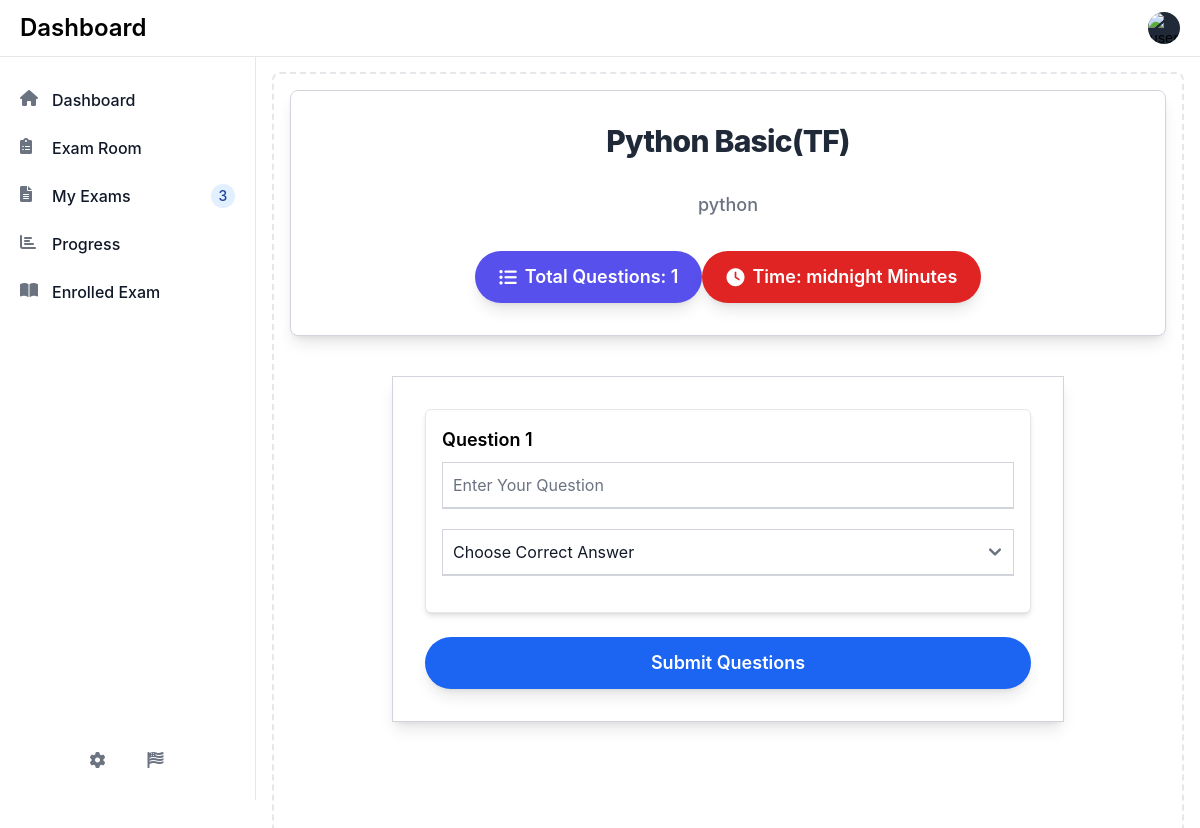
Screenshot of /create-questions/1/ (signed in) with the database file from the repository.
### myapp/models.py (models this page shows, shortened)
class Exam(models.Model):
    EXAM_TYPE_CHOICES = [
        ('MCQ', 'Multiple Choice Questions'),
        ('TF', 'True/False'),
        ('SA', 'Short Answer'),
        ('MX', 'Mix'),
    ]
    TIME_SETTING_CHOICES = [
        ('exam', 'Full Exam Time'),
        ('question', 'Single Question Time'),
    ]
    VISIBILITY_CHOICES = [
        ('public', 'Public'),
        ('private', 'Private'),
    ]
    user = models.ForeignKey(CustomUser, on_delete=models.CASCADE)
    exam_name = models.CharField(max_length=100)
    exam_subject = models.CharField(max_length=100)
    exam_type = models.CharField(max_length=80, choices=EXAM_TYPE_CHOICES)
    number_of_questions = models.PositiveBigIntegerField()
    time_setting = models.CharField(max_length=50, choices=TIME_SETTING_CHOICES)
    exam_time = models.TimeField()
    visibility = models.CharField(max_length=50,choices=VISIBILITY_CHOICES,default="private")
    question_created = models.BooleanField(default=False)
    created_at = models.DateTimeField(auto_now_add=True)
    updated_at = models.DateTimeField(auto_now=True)

### myapp/views.py (the view)
# urls.py: path('create-questions/<int:id>/', create_questions, name='create-questions'),
def create_questions(request,id):
    exam = Exam.objects.get(id=id)
    if request.method == 'POST':
        print("Request POST Data:", request.POST)
        exam_type = exam.exam_type  # Ensure your form has this input
        print(f"Exam type {exam_type}")
        if exam_type == 'MX':
            mcq_count = int(request.POST.get('mcq_count', 0))  # Count of MCQs
            tf_count = int(request.POST.get('tf_count', 0))    # Count of True/False questions
            mcq_questions = []
            tf_questions = []
            for i in range(1, mcq_count + 1):
                question = request.POST.get(f'question_{i}','').strip()
                option_a = request.POST.get(f'option_a_{i}','').strip()
                option_b = request.POST.get(f'option_b_{i}','').strip()
                option_c = request.POST.get(f'option_c_{i}','').strip()
                option_d = request.POST.get(f'option_d_{i}','').strip()
                correct_answer = request.POST.get(f'correct_answer_{i}','').strip()
                if question:  # Ensure there's a question
                    mcq_questions.append({
                        'question': question,
                        'options': {
                            'A': option_a,
                            'B': option_b,
                            'C': option_c,
                            'D': option_d
                        },
                        'correct_answer': correct_answer
                    })
                    MCQQuestion.objects.create(
                        exam=exam,
                        question=question,
                        option_a=option_a,
                        option_b=option_b,
                        option_c=option_c,
                        option_d=option_d,
                        correct_answer=correct_answer,
                    )
            for i in range(1, tf_count + 1):
                question = request.POST.get(f'tf-question_{i}','').strip()  # Adjust as necessary
                correct_answer = request.POST.get(f'tf-correct-answer_{i}','').strip()
                if question:  # Check to ensure we have a question
                    tf_questions.append({
                        'question': question,
                        'correct_answer': correct_answer
                    })
                    TrueFalseQuestion.objects.create(
                        exam=exam,
                        question=question,
                        correct_answer=(correct_answer == 'True')  # Convert to boolean
                    )
            print("MCQ Questions:", mcq_questions)
            print("True/False Questions:", tf_questions)
            return redirect('create-questions', id=exam.id)
        elif exam_type == 'MCQ':
            mcq_count = exam.number_of_questions # Count of MCQs
            for i in range(1, mcq_count + 1):
                question = request.POST.get(f'question_{i}','').strip()
                option_a = request.POST.get(f'option_a_{i}','').strip()
                option_b = request.POST.get(f'option_b_{i}','').strip()
                option_c = request.POST.get(f'option_c_{i}','').strip()
                option_d = request.POST.get(f'option_d_{i}','').strip()
                correct_answer = request.POST.get(f'correct_answer_{i}','').strip()
                if question:  # Ensure there's a question
                    MCQQuestion.objects.create(
                        exam=exam,
                        question=question,
                        option_a=option_a,
                        option_b=option_b,
                        option_c=option_c,
                        option_d=option_d,
                        correct_answer=correct_answer,
                    )
            return redirect('create-questions', id=exam.id)
        elif exam_type == 'TF':
            tf_count = exam.number_of_questions  # Count of True/False questions
            for i in range(1, tf_count + 1):
                question = request.POST.get(f'tf-question_{i}', '').strip()  # Get the full question text
                correct_answer = request.POST.get(f'tf-correct-answer_{i}', '').strip()
                if question:  # Check to ensure we have a question
                    TrueFalseQuestion.objects.create(
                        exam=exam,
                        question=question.strip(),  # Ensure leading/trailing whitespace is removed
                        correct_answer=(correct_answer == 'True')  # Convert to boolean
                    )
            return redirect('create-questions', id=exam.id)
        elif exam_type == 'SA':
            sa_count = exam.number_of_questions  # Count of Short Answer questions
            for i in range(1, sa_count + 1):
                question = request.POST.get(f'sa-question_{i}', '').strip()
                correct_answer = request.POST.get(f'sa-correct-answer_{i}', '').strip()
                if question:  # Ensure there's a question
                    ShortAnswerQuestion.objects.create(
                        exam=exam,
                        question=question,
                        correct_answer=correct_answer,
                    )
            return redirect('create-questions', id=exam.id)
    else:
        number_of_questions = exam.number_of_questions
        context = {
           'exam':exam,
           'number_of_questions': number_of_questions,
        }
        return render(request, 'create_questions.html', context)

### myapp/templatetags/custom_tags.py (called while the page is built)
@register.filter
def range_filter(value):
    return range(value)

### myapp/templates/create_questions.html (shortened to what this page needs)
{% extends "header.html" %}
{% block main %}
<div class="max-w-3xl mx-auto p-8 mb-10 bg-white border border-gray-300 rounded-lg shadow-lg dark:border-gray-700 dark:bg-gray-900">
    <div class="flex flex-col items-center text-center space-y-8">
        <h3 class="text-3xl sm:text-4xl font-extrabold text-gray-800 dark:text-white tracking-tight">
            {{exam.exam_name}}({{exam.exam_type}})
        </h3>
        <p class="text-md sm:text-lg font-medium text-gray-500 dark:text-gray-300">
            {{exam.exam_subject}}
        </p>
        <div class="flex flex-col space-y-4 sm:flex-row sm:justify-center sm:space-y-0 sm:space-x-6">
            <button type="button" class="inline-flex items-center justify-center w-full sm:w-auto px-6 py-3 text-md sm:text-lg font-semibold text-white bg-indigo-600 rounded-full shadow-lg hover:bg-indigo-700 focus:outline-none focus:ring-4 focus:ring-indigo-300 dark:bg-green-600 dark:hover:bg-green-700 dark:focus:ring-green-800 transition-transform transform hover:scale-105">
                <i class="fas fa-list-ul mr-2"></i> Total Questions: {{exam.number_of_questions}}
            </button>
            <button type="button" class="inline-flex items-center justify-center w-full sm:w-auto px-6 py-3 text-md sm:text-lg font-semibold text-white bg-red-600 rounded-full shadow-lg hover:bg-red-700 focus:outline-none focus:ring-4 focus:ring-red-300 dark:bg-red-700 dark:hover:bg-red-600 dark:focus:ring-red-800 transition-transform transform hover:scale-105">
                <i class="fas fa-clock mr-2"></i> Time: {{exam.exam_time}} Minutes
            </button>
        </div>
    </div>
</div>
<div class="relative min-h-screen flex items-center justify-center ">
    <div class="w-full max-w-2xl p-8 bg-white bg-opacity-30 backdrop-blur-lg rounded-3xl shadow-lg border border-gray-300 transform transition duration-500 hover:scale-105 dark:bg-gray-900 dark:border-gray-900">
    {% if exam.question_created == False %}
        {% include "add_questions_card.html" %}
    {% endif %}
    </div>
</div>
{% endblock %}

### rows the page displays
Exam: exam_name "Python Basic", exam_type "TF", exam_subject "python", number_of_questions "1", exam_time "midnight"
